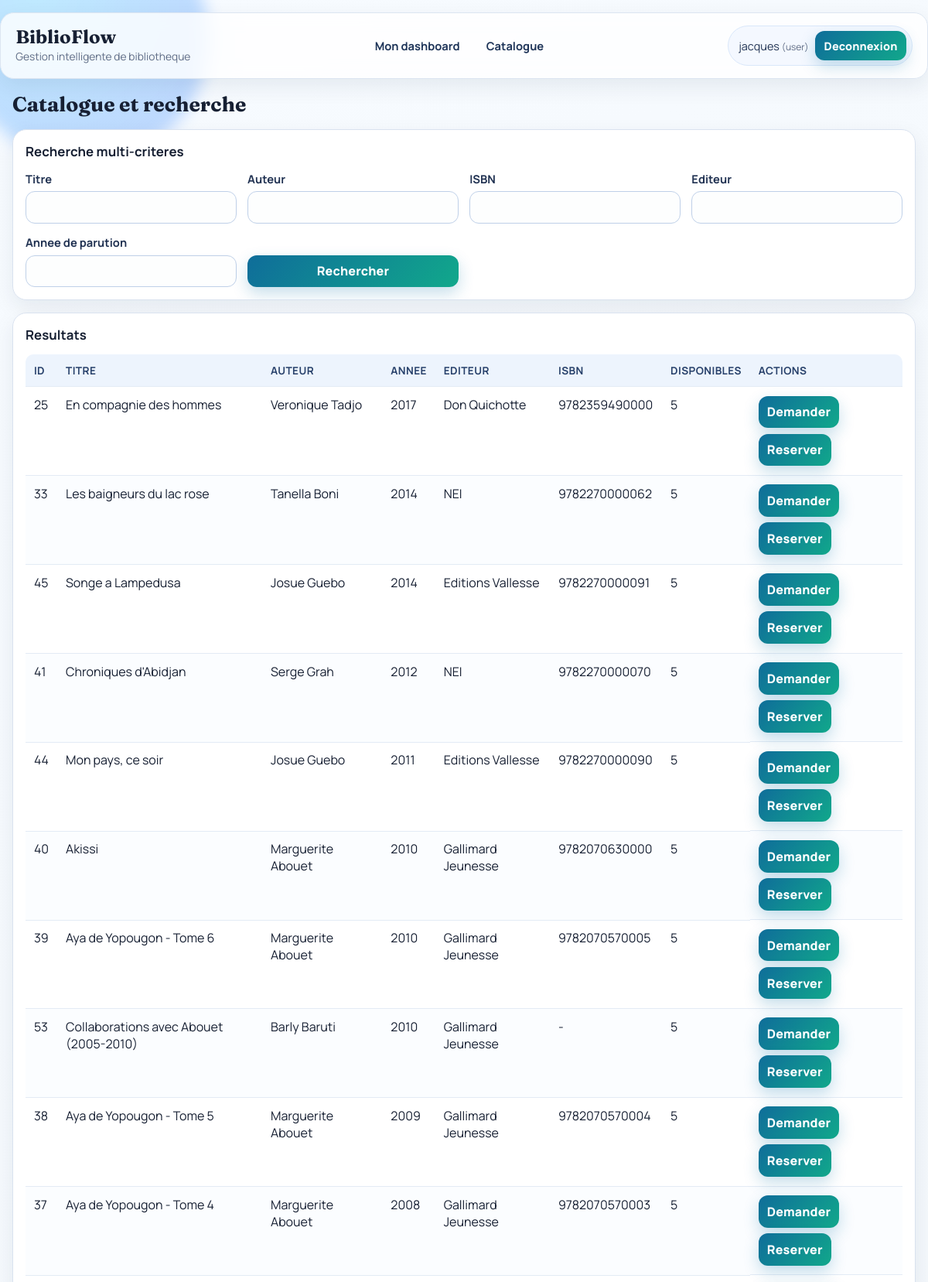
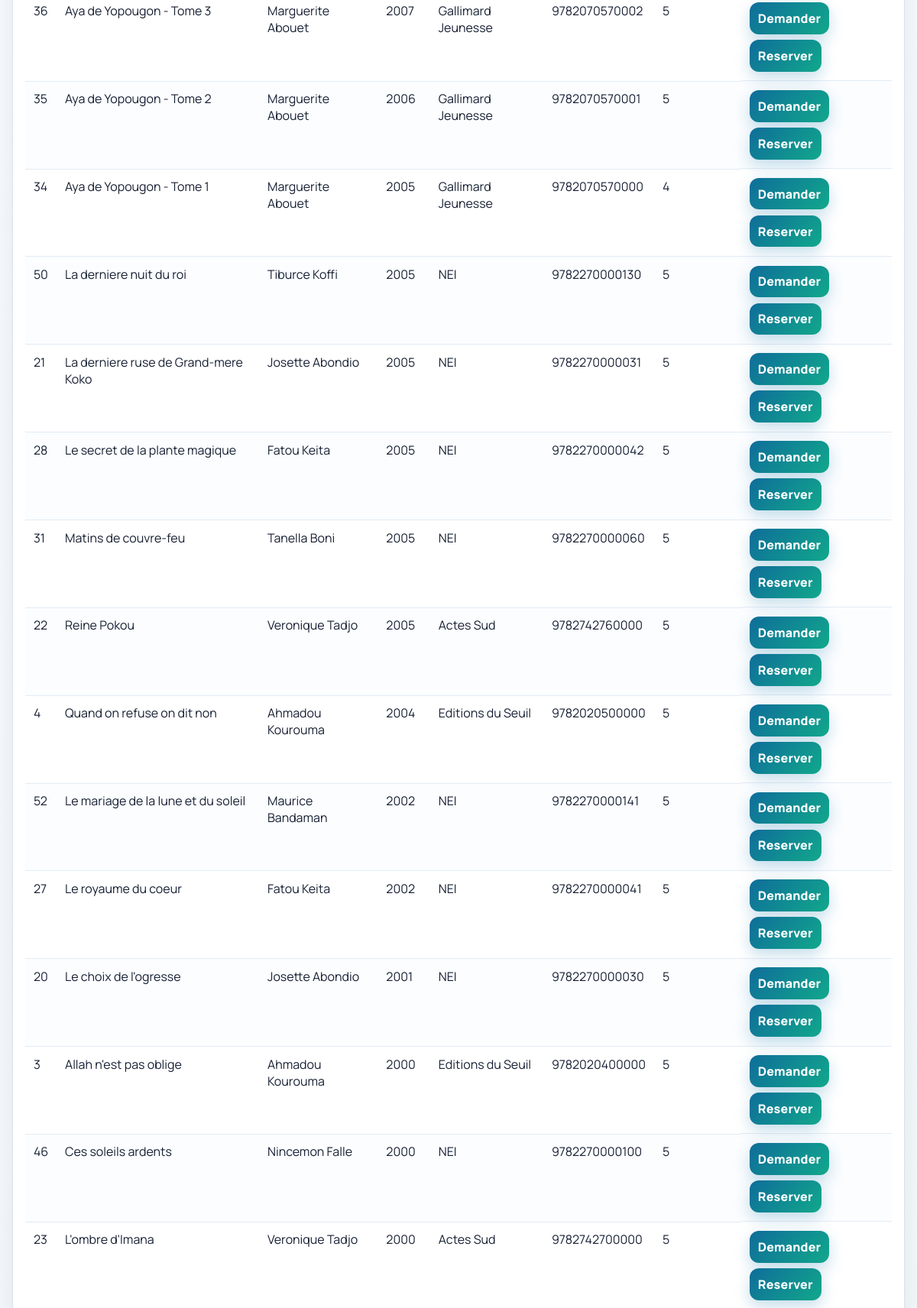
The app's page /catalog (signed in, upper part) with its own data (2 pictures, top to bottom).
### tables this page shows
CREATE TABLE users (
                id INTEGER PRIMARY KEY AUTOINCREMENT,
                full_name TEXT NOT NULL,
                email TEXT UNIQUE NOT NULL,
                phone TEXT,
                user_type TEXT NOT NULL DEFAULT 'adherent'
            , role TEXT NOT NULL DEFAULT 'user', password_hash TEXT);

CREATE TABLE books (
                id INTEGER PRIMARY KEY AUTOINCREMENT,
                title TEXT NOT NULL,
                author TEXT NOT NULL,
                isbn TEXT UNIQUE,
                total_copies INTEGER NOT NULL CHECK(total_copies >= 0),
                available_copies INTEGER NOT NULL CHECK(available_copies >= 0)
            , publisher TEXT, publication_year INTEGER);

### app.py (the view)
@app.route("/catalog")
@login_required
def catalog():
    filters = {
        "title": request.args.get("title", "").strip(),
        "author": request.args.get("author", "").strip(),
        "isbn": request.args.get("isbn", "").strip(),
        "publisher": request.args.get("publisher", "").strip(),
        "publication_year": request.args.get("publication_year", "").strip(),
    }
    with get_db_connection() as conn:
        filtered_books = search_books(conn, **filters)
    return render_template("catalog.html", books=filtered_books, filters=filters)

### app.py (called while the page is built)
def get_db_connection() -> sqlite3.Connection:
    conn = sqlite3.connect(DB_PATH)
    conn.row_factory = sqlite3.Row
    conn.execute("PRAGMA foreign_keys = ON")
    return conn

def get_current_user() -> Optional[sqlite3.Row]:
    user_id = session.get("user_id")
    if not user_id:
        return None
    with get_db_connection() as conn:
        return conn.execute("SELECT * FROM users WHERE id = ?", (user_id,)).fetchone()

def login_required(view):
    @wraps(view)
    def wrapped(*args, **kwargs):
        if not session.get("user_id"):
            flash("Veuillez vous connecter.", "error")
            return redirect(url_for("login"))
        return view(*args, **kwargs)
    return wrapped

@app.context_processor
def inject_user():
    return {"session_user": get_current_user()}

### templates/catalog.html (shortened to what this page needs)
{% extends "base.html" %}
{% block content %}
<h2>Catalogue et recherche</h2>
<section class="card">
    <h3>Recherche multi-criteres</h3>
    <form method="get" class="grid-form">
        <label>Titre
            <input name="title" value="{{ filters.title }}">
        </label>
        <label>Auteur
            <input name="author" value="{{ filters.author }}">
        </label>
        <label>ISBN
            <input name="isbn" value="{{ filters.isbn }}">
        </label>
        <label>Editeur
            <input name="publisher" value="{{ filters.publisher }}">
        </label>
        <label>Annee de parution
            <input name="publication_year" value="{{ filters.publication_year }}">
        </label>
        <button type="submit">Rechercher</button>
    </form>
</section>
<section class="card">
    <h3>Resultats</h3>
    <table>
        <thead>
        <tr>
            <th>ID</th>
            <th>Titre</th>
            <th>Auteur</th>
            <th>Annee</th>
            <th>Editeur</th>
            <th>ISBN</th>
            <th>Disponibles</th>
            {% if session_user.role != 'admin' %}
            <th>Actions</th>
            {% endif %}
        </tr>
        </thead>
        <tbody>
        {% for book in books %}
        <tr>
            <td>{{ book.id }}</td>
            <td>{{ book.title }}</td>
            <td>{{ book.author }}</td>
            <td>{{ book.publication_year or '-' }}</td>
            <td>{{ book.publisher or '-' }}</td>
            <td>{{ book.isbn or '-' }}</td>
            <td>{{ book.available_copies }}</td>
            {% if session_user.role != 'admin' %}
            <td class="actions-cell">
                <form method="post" action="{{ url_for('create_loan_request') }}" class="inline-form">
                    <button type="submit">Demander</button>
                </form>
                <form method="post" action="{{ url_for('create_reservation') }}" class="inline-form">
                    <button type="submit">Reserver</button>
                </form>
            </td>
            {% endif %}
        </tr>
        {% else %}
        <tr>
            <td colspan="{% if session_user.role != 'admin' %}8{% else %}7{% endif %}">Aucun ouvrage trouve.</td>
        </tr>
        {% endfor %}
        </tbody>
    </table>
</section>
{% endblock %}

### templates/base.html (shortened to what this page needs)
<!DOCTYPE html>
<html lang="fr">
<head>
    <link rel="stylesheet" href="{{ url_for('static', filename='style.css') }}">
</head>
<body>
<div class="bg-orb orb-a"></div>
<header class="topbar">
    <div class="brand-block">
        <a class="brand" href="{{ url_for('home') }}">BiblioFlow</a>
        <p>Gestion intelligente de bibliotheque</p>
    </div>
    {% if session_user %}
    <nav class="main-nav">
        {% if session_user.role == 'admin' %}
        <a href="{{ url_for('admin_dashboard') }}">Dashboard admin</a>
        <a href="{{ url_for('catalog') }}">Catalogue</a>
        <a href="{{ url_for('books') }}">Ouvrages</a>
        <a href="{{ url_for('users') }}">Comptes</a>
        <a href="{{ url_for('loans') }}">Emprunts</a>
        <a href="{{ url_for('reservations') }}">Reservations</a>
        {% else %}
        <a href="{{ url_for('user_dashboard') }}">Mon dashboard</a>
        <a href="{{ url_for('catalog') }}">Catalogue</a>
        {% endif %}
    </nav>
    <div class="session-box">
        <span>{{ session_user.full_name }} <small>({{ session_user.role }})</small></span>
        <form method="post" action="{{ url_for('logout') }}">
            <button type="submit">Deconnexion</button>
        </form>
    </div>
    {% endif %}
</header>
<main class="container">
    {% block content %}{% endblock %}
</main>
</body>
</html>

### static/style.css (style rules this page uses)
:root { --bg: #f3f7fb; --surface: #ffffffcc; --surface-strong: #ffffff; --ink: #172033; --muted: #5f6c85; --brand: #0f6d9a; --brand-2: #11a88b; --line: #d9e2ef; --ok-bg: #def7ec; --ok-ink: #0d7b55; --error-bg: #fee2e8; --error-ink: #b42341; --shadow-lg: 0 18px 48px rgba(23, 32, 51, 0.11); --shadow-md: 0 10px 28px rgba(17, 34, 68, 0.08); --radius-lg: 18px; --radius-md: 12px; }
* { box-sizing: border-box; }
body { margin: 0; font-family: "Manrope", "Segoe UI", Tahoma, sans-serif; color: var(--ink); background: linear-gradient(140deg, #f7fbff 0%, var(--bg) 45%, #ecf5f0 100%); min-height: 100vh; }
.bg-orb { position: fixed; border-radius: 999px; filter: blur(10px); opacity: 0.45; z-index: -1; }
.orb-a { width: 320px; height: 320px; top: -110px; left: -50px; background: radial-gradient(circle at 30% 30%, #7ad5ff, #77a3ff); }
.topbar { max-width: 1200px; margin: 1rem auto 0; padding: 1rem 1.2rem; border: 1px solid #dce5f1; border-radius: var(--radius-lg); background: var(--surface); backdrop-filter: blur(10px); box-shadow: var(--shadow-md); display: flex; flex-wrap: wrap; gap: 1rem; align-items: center; justify-content: space-between; }
.brand-block { display: flex; flex-direction: column; gap: 0.15rem; }
.brand { text-decoration: none; color: var(--ink); font-family: "Fraunces", Georgia, serif; font-size: 1.5rem; font-weight: 700; line-height: 1; }
.brand-block p { margin: 0; color: var(--muted); font-size: 0.86rem; }
.main-nav { display: flex; flex-wrap: wrap; gap: 0.5rem; }
.main-nav a { text-decoration: none; color: #1f3559; font-weight: 700; font-size: 0.92rem; padding: 0.5rem 0.75rem; border-radius: 999px; border: 1px solid transparent; transition: all 0.2s ease; }
.session-box { display: flex; align-items: center; gap: 0.55rem; font-size: 0.9rem; color: #223454; background: #f4f8ff; border: 1px solid #d9e7fa; border-radius: 999px; padding: 0.35rem 0.45rem 0.35rem 0.8rem; }
.session-box small { color: var(--muted); }
.container { max-width: 1200px; margin: 1rem auto 0; padding: 0 1rem 2rem; }
h2 { font-family: "Fraunces", Georgia, serif; margin: 0 0 1rem; font-size: clamp(1.45rem, 2.2vw, 2rem); }
h3 { margin: 0 0 0.85rem; font-size: 1.05rem; }
.card { background: var(--surface-strong); border: 1px solid var(--line); border-radius: var(--radius-lg); padding: 1rem; margin-bottom: 1rem; box-shadow: var(--shadow-md); overflow-x: auto; }
.grid-form { display: grid; grid-template-columns: repeat(auto-fit, minmax(220px, 1fr)); gap: 0.9rem; align-items: end; }
label { display: flex; flex-direction: column; gap: 0.4rem; font-size: 0.92rem; font-weight: 700; color: #213252; }
input, select, button { padding: 0.62rem 0.7rem; border-radius: var(--radius-md); border: 1px solid #bfd0e8; font: inherit; }
input, select { background: #fdfefe; }
button { border: none; background: linear-gradient(130deg, var(--brand), var(--brand-2)); color: #fff; font-weight: 800; letter-spacing: 0.01em; cursor: pointer; box-shadow: 0 8px 20px rgba(17, 117, 168, 0.24); transition: transform 0.18s ease, box-shadow 0.18s ease; }
.inline-form { display: inline-flex; align-items: center; gap: 0.4rem; }
.actions-cell { display: flex; flex-wrap: wrap; gap: 0.45rem; }
table { width: 100%; border-collapse: collapse; min-width: 700px; border-radius: 10px; overflow: hidden; }
thead th { background: #edf4fd; color: #28416b; font-size: 0.85rem; text-transform: uppercase; letter-spacing: 0.03em; }
th, td { padding: 0.72rem 0.68rem; border-bottom: 1px solid #e3ebf5; text-align: left; vertical-align: top; }
tbody tr:nth-child(even) { background: #fbfdff; }

### records on screen
users: full_name "jacques", role "user"
books: id "25", title "En compagnie des hommes", author "Veronique Tadjo", publication_year "2017", publisher "Don Quichotte", isbn "9782359490000", available_copies "5"
books: id "33", title "Les baigneurs du lac rose", author "Tanella Boni", publication_year "2014", publisher "NEI", isbn "9782270000062", available_copies "5"
books: id "45", title "Songe a Lampedusa", author "Josue Guebo", publication_year "2014", publisher "Editions Vallesse", isbn "9782270000091", available_copies "5"
books: id "41", title "Chroniques d'Abidjan", author "Serge Grah", publication_year "2012", publisher "NEI", isbn "9782270000070", available_copies "5"
books: id "44", title "Mon pays, ce soir", author "Josue Guebo", publication_year "2011", publisher "Editions Vallesse", isbn "9782270000090", available_copies "5"
books: id "40", title "Akissi", author "Marguerite Abouet", publication_year "2010", publisher "Gallimard Jeunesse", isbn "9782070630000", available_copies "5"
books: id "39", title "Aya de Yopougon - Tome 6", author "Marguerite Abouet", publication_year "2010", publisher "Gallimard Jeunesse", isbn "9782070570005", available_copies "5"
books: id "53", title "Collaborations avec Abouet (2005-2010)", author "Barly Baruti", publication_year "2010", publisher "Gallimard Jeunesse", isbn "-", available_copies "5"
books: id "38", title "Aya de Yopougon - Tome 5", author "Marguerite Abouet", publication_year "2009", publisher "Gallimard Jeunesse", isbn "9782070570004", available_copies "5"
books: id "37", title "Aya de Yopougon - Tome 4", author "Marguerite Abouet", publication_year "2008", publisher "Gallimard Jeunesse", isbn "9782070570003", available_copies "5"
books: id "36", title "Aya de Yopougon - Tome 3", author "Marguerite Abouet", publication_year "2007", publisher "Gallimard Jeunesse", isbn "9782070570002", available_copies "5"
books: id "35", title "Aya de Yopougon - Tome 2", author "Marguerite Abouet", publication_year "2006", publisher "Gallimard Jeunesse", isbn "9782070570001", available_copies "5"
books: id "34", title "Aya de Yopougon - Tome 1", author "Marguerite Abouet", publication_year "2005", publisher "Gallimard Jeunesse", isbn "9782070570000", available_copies "4"
books: id "50", title "La derniere nuit du roi", author "Tiburce Koffi", publication_year "2005", publisher "NEI", isbn "9782270000130", available_copies "5"
books: id "21", title "La derniere ruse de Grand-mere Koko", author "Josette Abondio", publication_year "2005", publisher "NEI", isbn "9782270000031", available_copies "5"
books: id "28", title "Le secret de la plante magique", author "Fatou Keita", publication_year "2005", publisher "NEI", isbn "9782270000042", available_copies "5"
books: id "31", title "Matins de couvre-feu", author "Tanella Boni", publication_year "2005", publisher "NEI", isbn "9782270000060", available_copies "5"
books: id "22", title "Reine Pokou", author "Veronique Tadjo", publication_year "2005", publisher "Actes Sud", isbn "9782742760000", available_copies "5"
books: id "4", title "Quand on refuse on dit non", author "Ahmadou Kourouma", publication_year "2004", publisher "Editions du Seuil", isbn "9782020500000", available_copies "5"
books: id "52", title "Le mariage de la lune et du soleil", author "Maurice Bandaman", publication_year "2002", publisher "NEI", isbn "9782270000141", available_copies "5"
books: id "27", title "Le royaume du coeur", author "Fatou Keita", publication_year "2002", publisher "NEI", isbn "9782270000041", available_copies "5"
books: id "20", title "Le choix de l'ogresse", author "Josette Abondio", publication_year "2001", publisher "NEI", isbn "9782270000030", available_copies "5"
books: id "3", title "Allah n'est pas oblige", author "Ahmadou Kourouma", publication_year "2000", publisher "Editions du Seuil", isbn "9782020400000", available_copies "5"
books: id "46", title "Ces soleils ardents", author "Nincemon Falle", publication_year "2000", publisher "NEI", isbn "9782270000100", available_copies "5"
books: id "23", title "L'ombre d'Imana", author "Veronique Tadjo", publication_year "2000", publisher "Actes Sud", isbn "9782742700000", available_copies "5"
